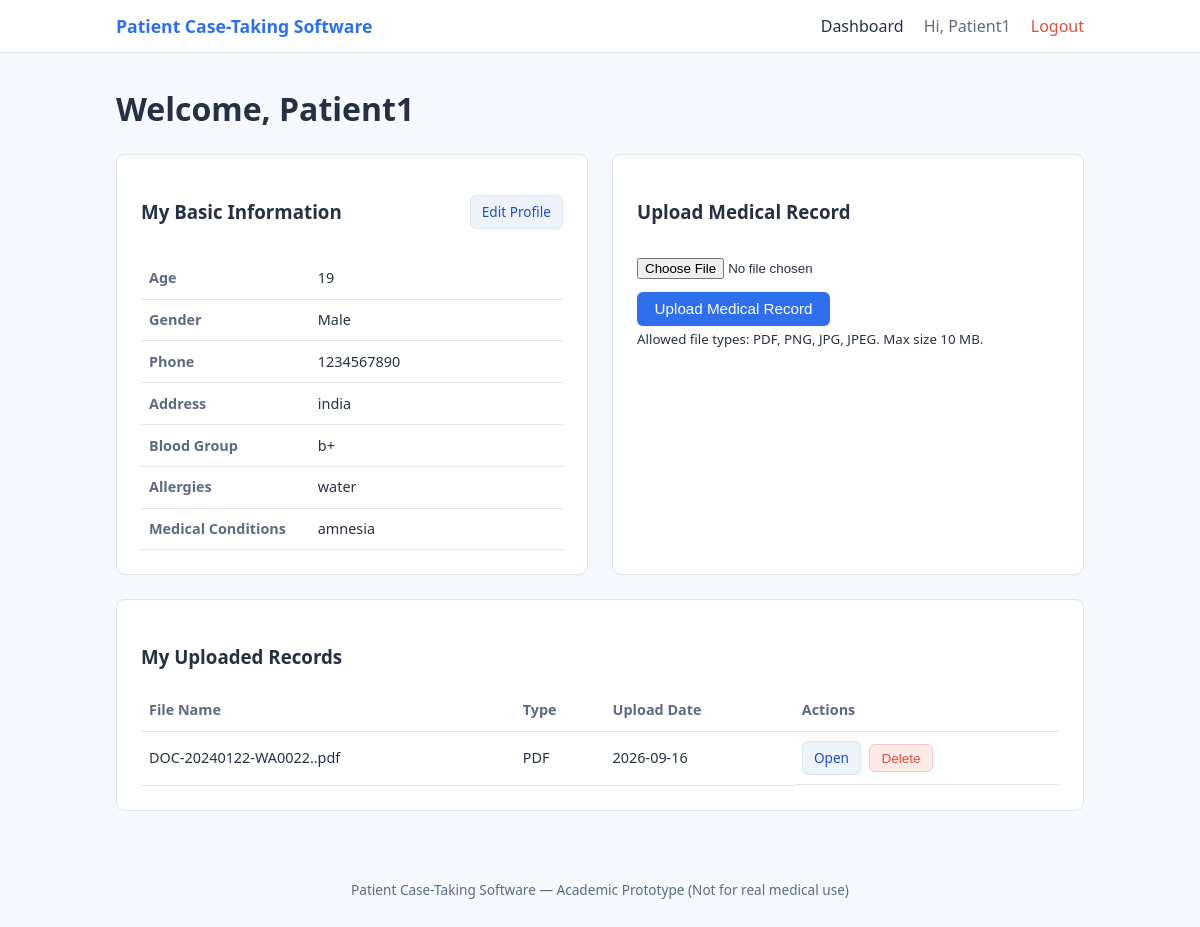
The app's page /patient/dashboard (signed in) with its own data.
### tables this page shows
CREATE TABLE patient_profiles (
            id INTEGER PRIMARY KEY AUTOINCREMENT,
            user_id INTEGER NOT NULL UNIQUE,
            age INTEGER,
            gender TEXT,
            phone TEXT,
            address TEXT,
            blood_group TEXT,
            allergies TEXT,
            medical_conditions TEXT,
            FOREIGN KEY (user_id) REFERENCES users (id) ON DELETE CASCADE
        );

CREATE TABLE medical_records (
            id INTEGER PRIMARY KEY AUTOINCREMENT,
            patient_id INTEGER NOT NULL,
            original_filename TEXT NOT NULL,
            stored_filename TEXT NOT NULL,
            file_type TEXT NOT NULL,
            uploaded_at TEXT NOT NULL,
            FOREIGN KEY (patient_id) REFERENCES users (id) ON DELETE CASCADE
        );

### app.py (the view)
@app.route("/patient/dashboard")
@role_required("patient")
def patient_dashboard():
    db = get_db()
    user_id = session["user_id"]
    profile = db.execute(
        "SELECT * FROM patient_profiles WHERE user_id = ?", (user_id,)
    ).fetchone()
    records = db.execute(
        """SELECT * FROM medical_records
           WHERE patient_id = ?
           ORDER BY uploaded_at DESC""",
        (user_id,)
    ).fetchall()
    return render_template(
        "patient_dashboard.html",
        profile=profile,
        records=records
    )

### app.py (called while the page is built)
def get_db():
    if "db" not in g:
        g.db = sqlite3.connect(DATABASE)
        g.db.row_factory = sqlite3.Row
        g.db.execute("PRAGMA foreign_keys = ON")
    return g.db

def role_required(role):
    def decorator(f):
        @wraps(f)
        def wrapped(*args, **kwargs):
            if "user_id" not in session:
                flash("Please log in to continue.", "error")
                return redirect(url_for("login"))
            if session.get("role") != role:
                return render_template("error.html",
                                        message="You are not authorized to view this page."), 403
            return f(*args, **kwargs)
        return wrapped
    return decorator

### templates/patient_dashboard.html (shortened to what this page needs)
{% extends "base.html" %}
{% block content %}
<h1>Welcome, {{ session.get('full_name') }}</h1>
<div class="dashboard-grid">
    <div class="card">
        <div class="card-header">
            <h3>My Basic Information</h3>
            <a href="{{ url_for('edit_profile') }}" class="btn btn-small btn-secondary">Edit Profile</a>
        </div>
        {% if profile %}
        <table class="info-table">
            <tr><th>Age</th><td>{{ profile.age or "Not set" }}</td></tr>
            <tr><th>Gender</th><td>{{ profile.gender or "Not set" }}</td></tr>
            <tr><th>Phone</th><td>{{ profile.phone or "Not set" }}</td></tr>
            <tr><th>Address</th><td>{{ profile.address or "Not set" }}</td></tr>
            <tr><th>Blood Group</th><td>{{ profile.blood_group or "Not set" }}</td></tr>
            <tr><th>Allergies</th><td>{{ profile.allergies or "Not set" }}</td></tr>
            <tr><th>Medical Conditions</th><td>{{ profile.medical_conditions or "Not set" }}</td></tr>
        </table>
        {% else %}
        <p>No profile information yet.</p>
        {% endif %}
    </div>
    <div class="card">
        <div class="card-header">
            <h3>Upload Medical Record</h3>
        </div>
        <form method="POST" action="{{ url_for('upload_record') }}" enctype="multipart/form-data" class="upload-form">
            <input type="file" name="file" accept=".pdf,.png,.jpg,.jpeg" required>
            <button type="submit" class="btn btn-primary">Upload Medical Record</button>
        </form>
        <small>Allowed file types: PDF, PNG, JPG, JPEG. Max size 10 MB.</small>
    </div>
</div>
<div class="card">
    <h3>My Uploaded Records</h3>
    {% if records %}
    <table class="records-table">
        <thead>
            <tr>
                <th>File Name</th>
                <th>Type</th>
                <th>Upload Date</th>
                <th>Actions</th>
            </tr>
        </thead>
        <tbody>
            {% for record in records %}
            <tr>
                <td>{{ record.original_filename }}</td>
                <td>{{ record.file_type|upper }}</td>
                <td>{{ record.uploaded_at.split('T')[0] }}</td>
                <td class="actions-cell">
                    <a href="{{ url_for('view_record', record_id=record.id) }}"
                       target="_blank" class="btn btn-small btn-secondary">Open</a>
                    <form method="POST"
                          action="{{ url_for('delete_record', record_id=record.id) }}"
                          class="inline-form"
                          onsubmit="return confirm('Delete this record? This cannot be undone.');">
                        <button type="submit" class="btn btn-small btn-danger">Delete</button>
                    </form>
                </td>
            </tr>
            {% endfor %}
        </tbody>
    </table>
    {% else %}
    <p>You have not uploaded any records yet.</p>
    {% endif %}
</div>
{% endblock %}

### static/css/style.css (style rules this page uses)
:root { --blue: #2f6fed; --blue-dark: #1e4fbf; --light-bg: #f5f8fc; --card-bg: #ffffff; --border: #dfe6ee; --text: #263043; --text-light: #5c6b82; --danger: #e0503f; --success: #2e9e5b; }
* { box-sizing: border-box; }
body { margin: 0; font-family: 'Segoe UI', Arial, sans-serif; background-color: var(--light-bg); color: var(--text); line-height: 1.5; }
.card { background-color: var(--card-bg); border: 1px solid var(--border); border-radius: 8px; padding: 1.5rem; margin-bottom: 1.5rem; }
.card-header { display: flex; justify-content: space-between; align-items: center; margin-bottom: 0.8rem; }
.info-grid, .dashboard-grid { display: grid; grid-template-columns: 1fr 1fr; gap: 1.5rem; }
.btn { display: inline-block; padding: 0.55rem 1.1rem; border-radius: 6px; border: none; text-decoration: none; font-size: 0.95rem; cursor: pointer; text-align: center; }
.btn-primary { background-color: var(--blue); color: #fff; }
.btn-secondary { background-color: #eef2f9; color: var(--blue-dark); border: 1px solid var(--border); }
.btn-danger { background-color: #fbeae7; color: var(--danger); border: 1px solid #f3c9c2; }
.btn-small { padding: 0.35rem 0.7rem; font-size: 0.85rem; }
.upload-form { display: flex; flex-direction: column; gap: 0.8rem; align-items: flex-start; }
.inline-form { display: inline; }
.info-table, .records-table { width: 100%; border-collapse: collapse; margin-top: 0.5rem; }
.info-table th, .info-table td, .records-table th, .records-table td { text-align: left; padding: 0.6rem 0.5rem; border-bottom: 1px solid var(--border); font-size: 0.9rem; }
.info-table th { width: 40%; color: var(--text-light); font-weight: 600; }
.records-table th { color: var(--text-light); font-weight: 600; }
.actions-cell { display: flex; gap: 0.5rem; align-items: center; }

### records on screen
patient_profiles: age "19", gender "Male", phone "1234567890", address "india", blood_group "b+", allergies "water", medical_conditions "amnesia"
medical_records: original_filename "DOC-20240122-WA0022..pdf", file_type "PDF", uploaded_at "2026-09-16"

### other values on screen
{{ session.get('full_name') }} "Patient1"
